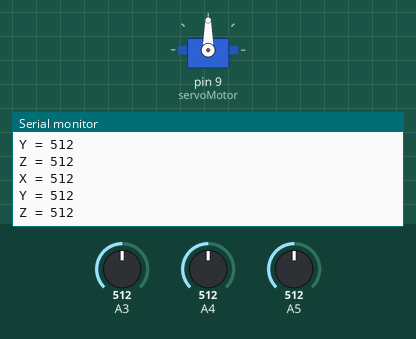
This sketch was run on a simulated Arduino Uno, built with avr-gcc and run on an emulated ATmega328P. Shown: servo, the last lines printed to the serial monitor. The test bench sets the inputs (shaded band); at power-on: A5 = 512, A3 = 512, A4 = 512.

Above: at 1.2 s.
1.3 s: A5 set to 425
At 1.4 s:
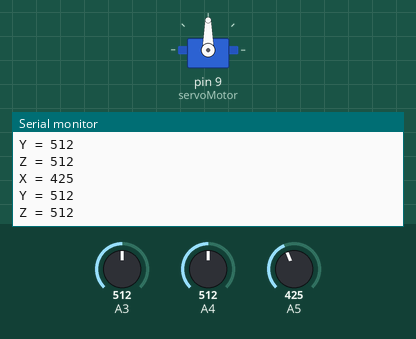
2.8 s: A5 set to 399
At 2.91 s:
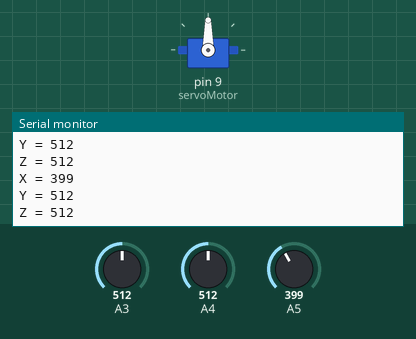
4.3 s: A5 set to 311
At 4.43 s:
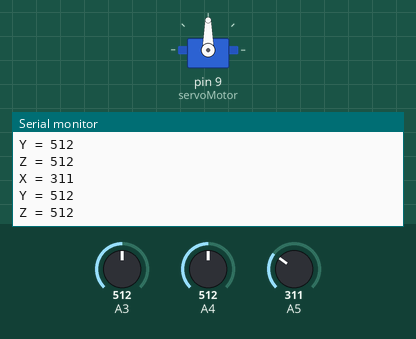
5.8 s: A5 set to 287
At 5.94 s:
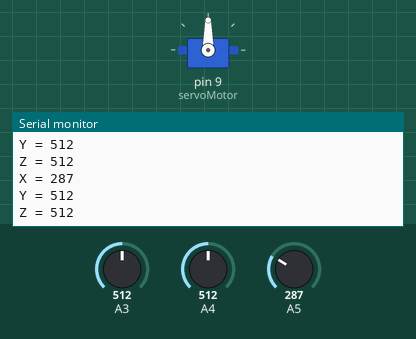
7.3 s: A5 set to 196
At 7.45 s:
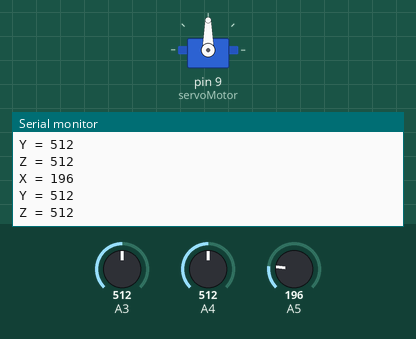
10.3 s: A5 set to 168
At 10.48 s:
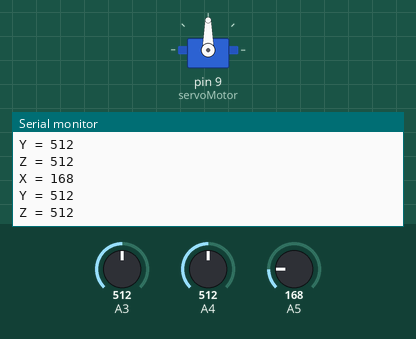
Timing chart, 0 to 12.8 s (numbered marks = the images above; inputs shaded):
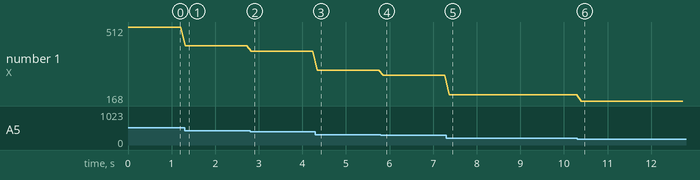

The sketch:

Servo_acelerometro.ino
```cpp
// Incluímos la librería para poder controlar el servo
#include <Servo.h>
// Declaramos la variable para controlar el servo
Servo servoMotor;
int x; // x axis variable
int y; // y axis variable
int z; // z axis variable
int xant,yant,zant;

void setup() {
  // Iniciamos el monitor serie para mostrar el resultado
  Serial.begin(9600);
  // Iniciamos el servo para que empiece a trabajar con el pin 9
  servoMotor.attach(9);

  //Inicializamos el acelerometro
  x = analogRead(5); // read A5 input pin
  y = analogRead(4); // read A4 input pin
  z = analogRead(3); // read A3 input pin
  xant=x;
  yant=y;
  zant=z;

}

void loop() {

  x = analogRead(5); // read A5 input pin
  y = analogRead(4); // read A4 input pin
  z = analogRead(3); // read A3 input pin


  /*// Desplazamos a la posición 0º
  servoMotor.write(0);
  // Esperamos 1 segundo
  delay(1000);
  // Desplazamos a la posición 90º
  servoMotor.write(-90);
  // Esperamos 1 segundo
  delay(1000);
  // Desplazamos a la posición 180º
  servoMotor.write(180);
  // Esperamos 1 segundo
  delay(1000);*/

  if(xant - 100 > x){
    Serial.println("Entra");
     servoMotor.write(0);
     // Esperamos 1 segundo
    delay(1000);
    servoMotor.write(180);
    delay(1000);
  }
  //servoMotor.write(0);
  //delay(1000);

  Serial.print("X = "); // print x adc value
  Serial.println(x);
  Serial.print("Y = "); // print y adc value
  Serial.println(y);
  Serial.print("Z = "); // print z adc value
  Serial.println(z);
  delay(100);

  xant=x;
  yant=y;
  zant=z;

}
```

Measured:
- after the input at 1.3 s, the serial monitor: prints a new line at once (image 1)
- after the input at 2.8 s, the serial monitor: prints a new line at once (image 2)
- after the input at 4.3 s, the serial monitor: prints a new line at once (image 3)
- after the input at 5.8 s, the serial monitor: prints a new line after 0.06 s (image 4)
- after the input at 7.3 s, the serial monitor: prints a new line after 0.07 s (image 5)
- after the input at 10.3 s, the serial monitor: prints a new line after 0.10 s (image 6)
- plotted number 1: 512 → 425 after the input at 1.3 s, 425 → 399 after the input at 2.8 s, 399 → 311 after the input at 4.3 s, 311 → 287 after the input at 5.8 s, 287 → 196 after the input at 7.3 s
